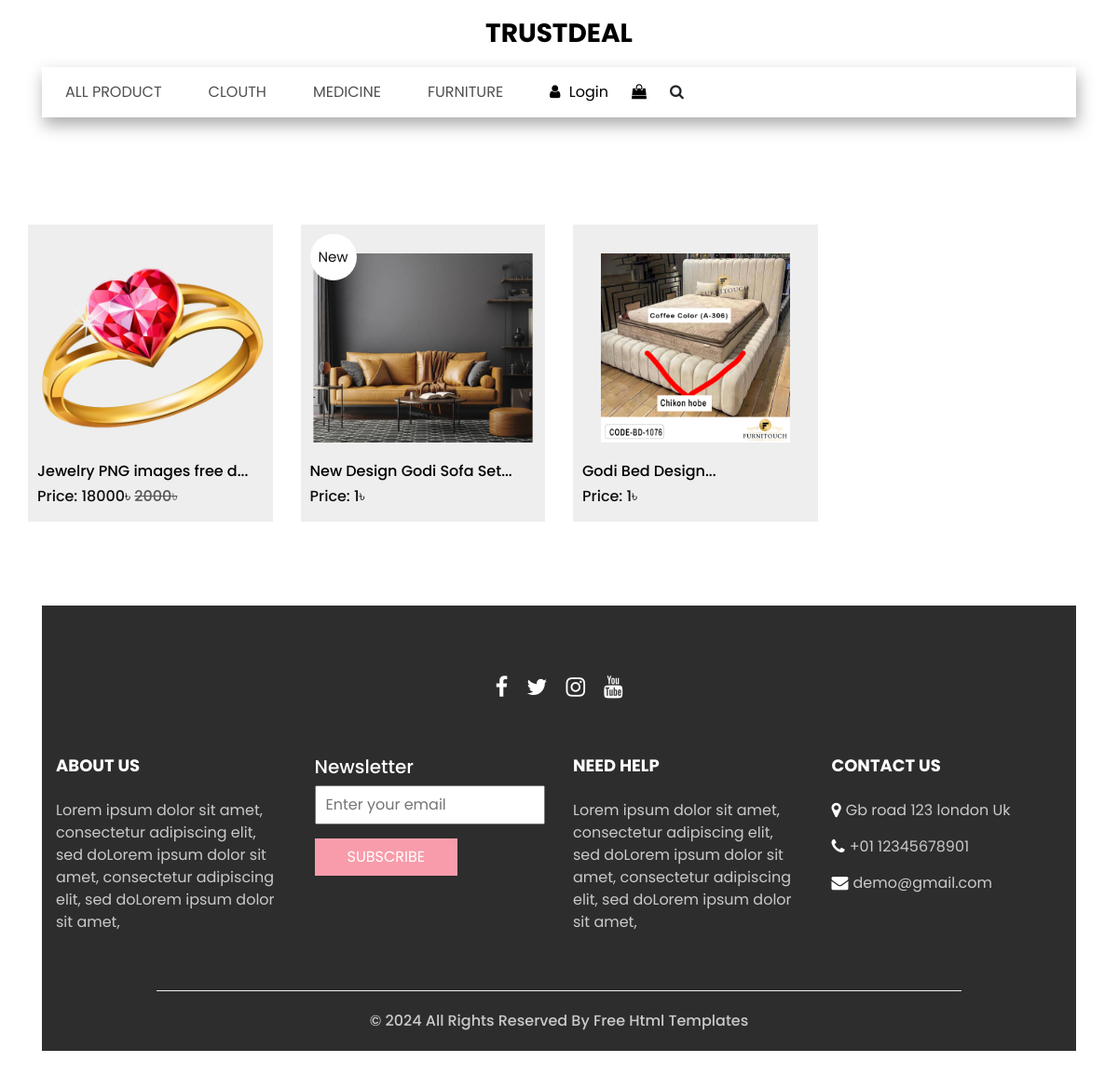
The app's page /shop/, older data.
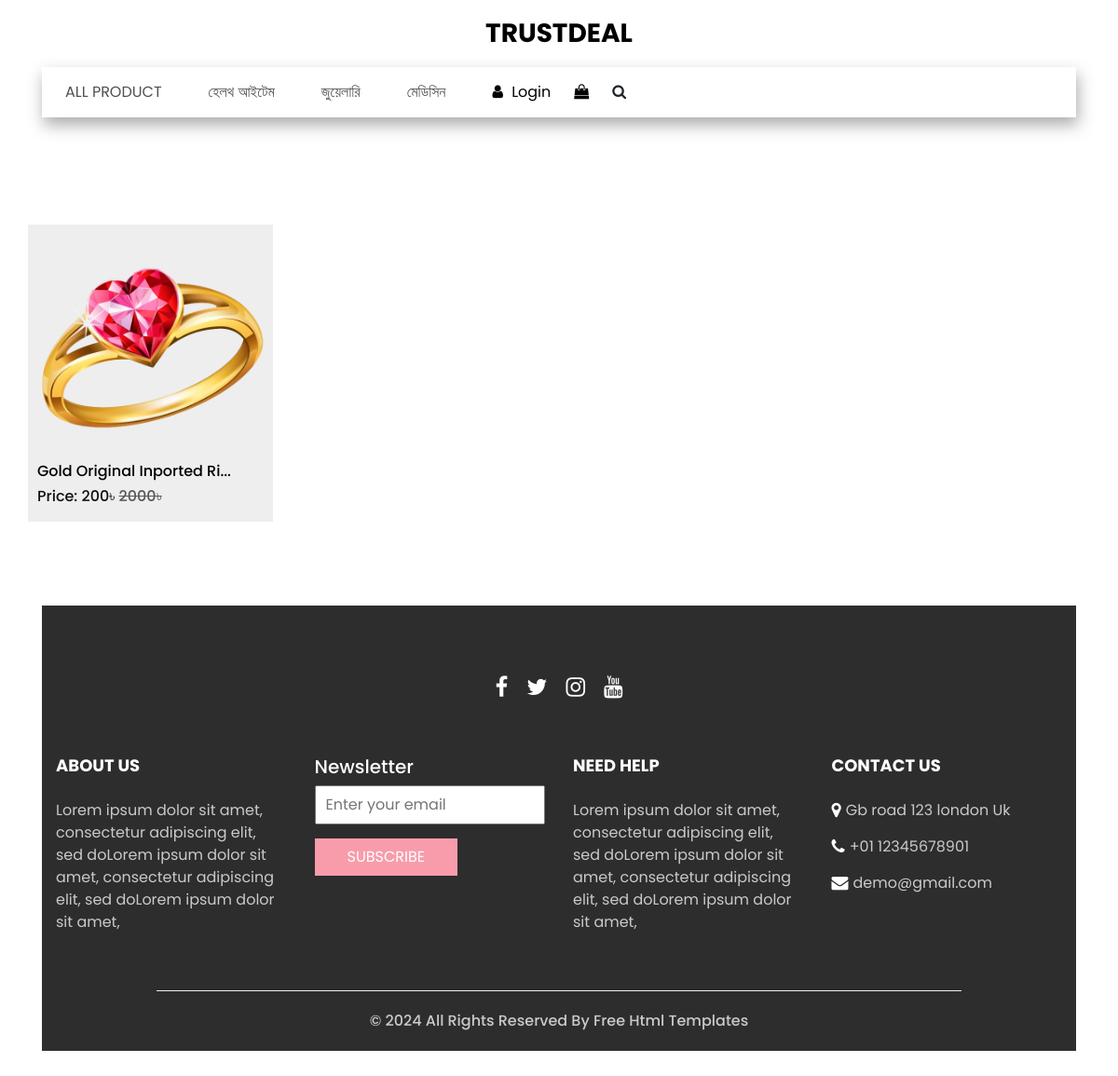
The same page, newer data.
### shop/models.py (models this page shows, shortened)
class Category(models.Model):
    name = models.CharField(max_length=120)
    create_at = models.DateTimeField(auto_now_add=True)

class Product(models.Model):
    name = models.CharField(max_length=360)
    slug = models.SlugField(unique=True ,null=True, blank=True)
    category = models.ForeignKey(Category, on_delete=models.CASCADE)
    quentity = models.IntegerField(default=1)
    regular_price = models.IntegerField(default=1)
    discount_price = models.IntegerField(default=0)
    Product_image = models.ImageField(upload_to='product')
    video_thumbnel = models.ImageField(upload_to='thumbnel', null=True, blank=True)
    video_id = models.CharField(max_length=260, null=True, blank=True)
    is_new = models.BooleanField(default=False)
    product_details = models.TextField()

### shop/views.py (the view)
# urls.py: path('', include('shop.urls'))
def shop(request):
    filter_value = request.GET.get('filter')
    product = Product.objects.select_related("category")
    if filter_value:
        category_id = Category.objects.get(name=filter_value)
        product = product.filter(category=category_id)
    else:
        product = product.all().order_by('-id')
    category = get_naviget_item()
    context = {
        'category':category,
        'product':product
    }
    return render(request, 'shop.html', context)

### shop/views.py (called while the page is built)
def get_naviget_item():
    return Category.objects.all()

### templates/shop.html (shortened to what this page needs)
{% extends "base.html" %}
{% block body %}
<section class="shop_section layout_padding">
    <div class="container">
        <div class="row">
            {% if product %}
            {% for i in product %}
            <div class="col-sm-6 col-md-4 col-lg-3">
                <div class="box">
                    <a href="{% url 'shop:single_product' slug=i.slug %}">
                        <div class="img-box product_img">
                            <img src="{{i.Product_image.url}}" alt="">
                        </div>
                        <div>
                            <a href="{% url 'shop:single_product' slug=i.slug %}">
                                <h6>
                                    {{i.name|slice:":25"}}...
                                </h6>
                            </a>
                            <h6>
                                Price:
                                {% if i.discount_price == 0 %}
                                <span>
                                    {{i.regular_price}}&#2547;
                                </span>
                                {% else %}
                                <span>
                                    {{i.discount_price}}&#2547;
                                    <del style="color: rgb(88, 88, 88);">{{i.regular_price}}&#2547;</del>
                                </span>
                                {% endif %}
                            </h6>
                        </div>
                        {% if i.is_new %}
                        <div class="new">
                            <span>
                                New
                            </span>
                        </div>
                        {% endif %}
                    </a>
                </div>
            </div>
            {% endfor %}
            {% else %}
            <p>Opps! sorry no product found with this releted category.</p>
            {% endif %}
        </div>
    </div>
</section>
{% endblock %}

### templates/base.html (shortened to what this page needs)
<!DOCTYPE html>
{% load static %}
<html lang="en">
<head>
  <link rel="stylesheet" type="text/css" href="https://cdnjs.cloudflare.com/ajax/libs/OwlCarousel2/2.3.4/assets/owl.carousel.min.css" />
  <link rel="stylesheet" type="text/css" href="{% static 'css/bootstrap.css' %}" />
  <link href="{% static 'css/style.css' %}" rel="stylesheet" />
  <link href="{% static 'css/responsive.css' %}" rel="stylesheet" />
</head>
<body>
  <div class="hero_area">
    {% include "includ_files/header.html" %}
  </div>
    {% block body %}
    {% endblock body %}
  {% include "includ_files/footer.html" %}
</body>
</html>

### templates/includ_files/header.html (shortened to what this page needs)
<header class="header_section">
    <nav class="navbar navbar-expand-lg custom_nav-container ">
        <a class="navbar-brand" href="/">
            <span>
                TRUSTDEAL
            </span>
        </a>
        <div class="collapse navbar-collapse" id="navbarSupportedContent">
            <ul class="navbar-nav  ">
                <li class="nav-item">
                    <a class="nav-link" href="{% url 'shop:shop' %}">All Product</a>
                </li>
                {% for i in category %}
                <li class="nav-item">
                    <a class="nav-link" href="/shop/?filter={{i.name}}">{{i.name}}</a>
                </li>
                {% endfor %}
            </ul>
            <div class="user_option">
                <a href="">
                    <i class="fa fa-user" aria-hidden="true"></i>
                    <span>
                        Login
                    </span>
                </a>
                <a href="">
                    <i class="fa fa-shopping-bag" aria-hidden="true"></i>
                </a>
                <form class="form-inline ">
                    <button class="btn nav_search-btn" type="submit">
                        <i class="fa fa-search" aria-hidden="true"></i>
                    </button>
                </form>
            </div>
        </div>
    </nav>
</header>

### templates/includ_files/footer.html
<section class="info_section  layout_padding2-top">
    <div class="social_container">
      <div class="social_box">
        <a href="">
          <i class="fa fa-facebook" aria-hidden="true"></i>
        </a>
        <a href="">
          <i class="fa fa-twitter" aria-hidden="true"></i>
        </a>
        <a href="">
          <i class="fa fa-instagram" aria-hidden="true"></i>
        </a>
        <a href="">
          <i class="fa fa-youtube" aria-hidden="true"></i>
        </a>
      </div>
    </div>
    <div class="info_container ">
      <div class="container">
        <div class="row">
          <div class="col-md-6 col-lg-3">
            <h6>
              ABOUT US
            </h6>
            <p>
              Lorem ipsum dolor sit amet, consectetur adipiscing elit, sed doLorem ipsum dolor sit amet, consectetur adipiscing elit, sed doLorem ipsum dolor sit amet,
            </p>
          </div>
          <div class="col-md-6 col-lg-3">
            <div class="info_form ">
              <h5>
                Newsletter
              </h5>
              <form action="#">
                <input type="email" placeholder="Enter your email">
                <button>
                  Subscribe
                </button>
              </form>
            </div>
          </div>
          <div class="col-md-6 col-lg-3">
            <h6>
              NEED HELP
            </h6>
            <p>
              Lorem ipsum dolor sit amet, consectetur adipiscing elit, sed doLorem ipsum dolor sit amet, consectetur adipiscing elit, sed doLorem ipsum dolor sit amet,
            </p>
          </div>
          <div class="col-md-6 col-lg-3">
            <h6>
              CONTACT US
            </h6>
            <div class="info_link-box">
              <a href="">
                <i class="fa fa-map-marker" aria-hidden="true"></i>
                <span> Gb road 123 london Uk </span>
              </a>
              <a href="">
                <i class="fa fa-phone" aria-hidden="true"></i>
                <span>+01 12345678901</span>
              </a>
              <a href="">
                <i class="fa fa-envelope" aria-hidden="true"></i>
                <span> demo@gmail.com</span>
              </a>
            </div>
          </div>
        </div>
      </div>
    </div>
    <footer class=" footer_section">
      <div class="container">
        <p>
          &copy; <span id="displayYear"></span> All Rights Reserved By
          <a href="https://html.design/">Free Html Templates</a>
        </p>
      </div>
    </footer>
  </section>

### static/css/style.css (style rules this page uses)
body { font-family: "poppins", sans-serif; color: #101010; background-color: #ffffff; }
.layout_padding { padding-top: 90px; padding-bottom: 90px; }
.layout_padding2-top { padding-top: 45px; }
.hero_area { padding: 0 45px; }
#navbarSupportedContent { width: 100%; box-shadow: 2px 8px 16px rgba(63, 63, 63, 0.438); -webkit-box-pack: center; -ms-flex-pack: center; padding: 10px 0; }
#navbarSupportedContent .navbar-nav .nav-link { padding: 5px 25px; color: #514f4f; text-align: center; text-transform: uppercase; border-radius: 5px; }
a, a:hover, a:focus { text-decoration: none; }
.btn, .btn:focus { outline: none !important; -webkit-box-shadow: none; box-shadow: none; }
.navbar-brand { margin: 15px 0; padding: 0; }
.navbar-brand span { font-size: 28px; font-weight: bold; color: #000000; text-transform: uppercase; margin: 0; padding: 0; }
.custom_nav-container .nav_search-btn { padding: 0; border: none; }
.custom_nav-container { z-index: 99999; padding: 0; -webkit-box-orient: vertical; -webkit-box-direction: normal; -ms-flex-direction: column; flex-direction: column; -webkit-box-align: center; -ms-flex-align: center; align-items: center; }
.user_option { display: -webkit-box; display: -ms-flexbox; display: flex; -webkit-box-align: center; -ms-flex-align: center; align-items: center; margin-left: 25px; }
.user_option a { margin-right: 25px; color: #000000; }
.user_option a span { margin-left: 5px; }
.shop_section .box { background-color: #eeeeee; position: relative; padding: 10px; margin-top: 25px; }
.shop_section .box a { color: #000000; }
.shop_section .box .img-box { display: -webkit-box; display: -ms-flexbox; display: flex; -webkit-box-pack: center; -ms-flex-pack: center; justify-content: center; -webkit-box-align: center; -ms-flex-align: center; align-items: center; padding: 15px 30px; height: 245px; }
.shop_section .box .img-box img { max-width: 100%; max-height: 145px; }
.info_section { position: relative; background-color: #2d2d2d; color: #ffffff; margin: 0 45px 45px; }
.info_section .social_container { -webkit-box-pack: center; -ms-flex-pack: center; justify-content: center; margin-top: 25px; margin-bottom: 30px; }
.info_section .social_container .social_box { display: -webkit-box; display: -ms-flexbox; display: flex; -webkit-box-align: center; -ms-flex-align: center; align-items: center; -webkit-box-pack: center; -ms-flex-pack: center; justify-content: center; }
.info_section .social_container .social_box a { margin: 0 10px; color: #ffffff; font-size: 24px; }
.info_section .info_form form input { outline: none; width: 100%; padding: 7px 10px; }
.info_section .info_form form button { padding: 8px 35px; outline: none; border: none; color: #ffffff; background: #f89cab; margin-top: 15px; text-transform: uppercase; }
.info_section .row > div { margin-top: 25px; }
.info_section a { text-transform: none; }
.info_section h6 { font-weight: bold; text-transform: uppercase; font-size: 18px; margin-bottom: 25px; }
.info_section p { color: #cbc9c9; }
.info_section .info_link-box a { display: -webkit-box; display: -ms-flexbox; display: flex; -webkit-box-align: center; -ms-flex-align: center; align-items: center; margin: 15px 0; }
.info_section .info_link-box a i { color: #ffffff; margin-right: 5px; font-size: 18px; }
.info_section .info_link-box a span { color: #cbc9c9; }
.footer_section { margin-top: 45px; font-weight: 500; }
.footer_section p { padding: 20px 0; margin: 0 auto; text-align: center; border-top: 1.5px solid #eeeeee; width: 80%; }
.footer_section a { color: #cbc9c9; }
.product_img { overflow: hidden; transition: transform 3s; }
.product_img img { transform: scale(1.4); }

### static/css/responsive.css (style rules this page uses)
@media (min-width: 1200px) { .container { max-width: 1170px; } }

Row changes from the older to the newer data that the page shows:
removed Category: name "CLOUTH"
removed Category: name "MEDICINE"
removed Category: name "FURNITURE"
removed Product: Product_image (picture), name "Jewelry PNG images free d", discount_price "18000", regular_price "2000"
removed Product: Product_image (picture), name "New Design Godi Sofa Set", regular_price "1", is_new "New"
added Category: name "হেলথ আইটেম"
added Category: name "জুয়েলারি"
added Category: name "মেডিসিন"
changed Product: Product_image: a different picture; name "Godi Bed Design" → "Gold Original Inported Ri"; discount_price (not shown) → "200"; regular_price "1" → "2000"
